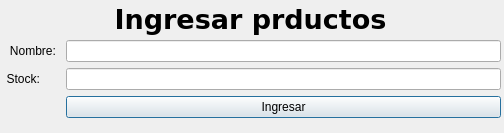
<?xml version="1.0" encoding="UTF-8"?>
<ui version="4.0">
 <class>Dialog</class>
 <widget class="QDialog" name="Dialog">
  <property name="geometry">
   <rect>
    <x>0</x>
    <y>0</y>
    <width>504</width>
    <height>133</height>
   </rect>
  </property>
  <property name="windowTitle">
   <string>Dialog</string>
  </property>
  <widget class="QWidget" name="formLayoutWidget">
   <property name="geometry">
    <rect>
     <x>0</x>
     <y>40</y>
     <width>501</width>
     <height>91</height>
    </rect>
   </property>
   <layout class="QFormLayout" name="formLayout">
    <item row="0" column="0">
     <widget class="QLabel" name="label_2">
      <property name="text">
       <string>   Nombre: </string>
      </property>
     </widget>
    </item>
    <item row="0" column="1">
     <widget class="QLineEdit" name="le_nombre"/>
    </item>
    <item row="1" column="0">
     <widget class="QLabel" name="label_3">
      <property name="text">
       <string>  Stock: </string>
      </property>
     </widget>
    </item>
    <item row="1" column="1">
     <widget class="QLineEdit" name="le_stock"/>
    </item>
    <item row="2" column="1">
     <widget class="QPushButton" name="btn_cargar">
      <property name="text">
       <string>Ingresar</string>
      </property>
     </widget>
    </item>
   </layout>
  </widget>
  <widget class="QLabel" name="label">
   <property name="geometry">
    <rect>
     <x>115</x>
     <y>-1</y>
     <width>271</width>
     <height>41</height>
    </rect>
   </property>
   <property name="font">
    <font>
     <family>Verdana</family>
     <pointsize>20</pointsize>
     <weight>75</weight>
     <bold>true</bold>
    </font>
   </property>
   <property name="text">
    <string>Ingresar prductos</string>
   </property>
   <property name="alignment">
    <set>Qt::AlignCenter</set>
   </property>
  </widget>
 </widget>
 <resources/>
 <connections/>
</ui>
